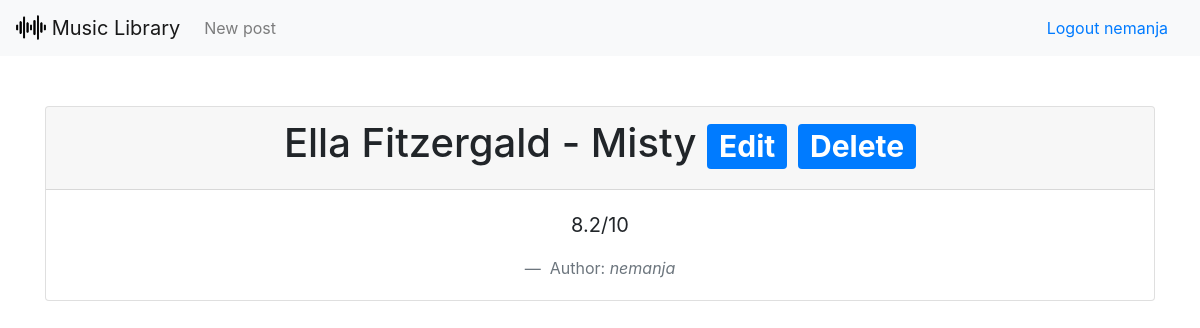
The app's page /posts/4/ (signed in) with its own data.
### post/models.py (models this page shows, shortened)
class Post(models.Model):
    title = models.CharField(max_length=200)
    content = models.TextField()
    num_views = models.IntegerField(default=0)
    created_at = models.DateTimeField(auto_now_add=True)
    updated_at = models.DateTimeField(auto_now=True)
    owner = models.ForeignKey(User, on_delete=models.CASCADE)

### post/views.py (the view)
# urls.py: path('posts/<int:id>/', views.post, name='post'),
@login_required
def post(req, id):
    tmp = get_object_or_404(Post, id=id)
    return render(req, 'post.html', {'post': tmp, 'page_title': tmp.title})

### post/templates/post.html
{% extends 'master.html' %}
{% block content %}
    <div class="card">
        <div class="card-header">
            <h1>
                {{ post.title }}
                {% if perms.app_.change_post %}
                    <a href="{% url 'app_:edit' post.id %}">
                        <span class="badge badge-primary">Edit</span>
                    </a>
                {% endif %}
                {% if perms.app_.delete_post %}
                    <a href="{% url 'app_:delete' post.id %}">
                        <span class="badge badge-primary">Delete</span>
                    </a>
                {% endif %}
            </h1>
        </div>
        <div class="card-body">
            <blockquote class="blockquote mb-0">
                <p>{{ post.content }}</p>
                <footer class="blockquote-footer">
                    Author:
                    <cite title="Source Title">
                        {{ post.owner.username }}
                    </cite>
                </footer>
            </blockquote>
        </div>
    </div>
{% endblock %}

### templates/header.html
{% load static %}
<nav class="navbar navbar-expand-lg navbar-light bg-light">
    <a class="navbar-brand" href="{% url 'app_:posts' %}">
        <img src="{% static 'img/soundwave.png' %}" width="30" height="30" class="d-inline-block align-top" alt="logo"/>
        Music Library
    </a>
    <ul class="navbar-nav mr-auto">
        <li class="nav-item">
            {% if not perms.app_.add_post %}
                <a class="nav-link disabled" href="{% url 'app_:new' %}">New post</a>
            {% else %}
                <a class="nav-link" href="{% url 'app_:new' %}">New post</a>
            {% endif %}
        </li>
    </ul>
    {% if user.is_authenticated %}
        <a class="nav-link" href="{% url 'logout' %}">Logout {{ user.get_username }}</a>
    {% endif %}
</nav>

### records on screen
Post: title "Ella Fitzergald - Misty", content "8.2/10", owner.username "nemanja"

### other values on screen
{{ user.get_username }} "nemanja"
